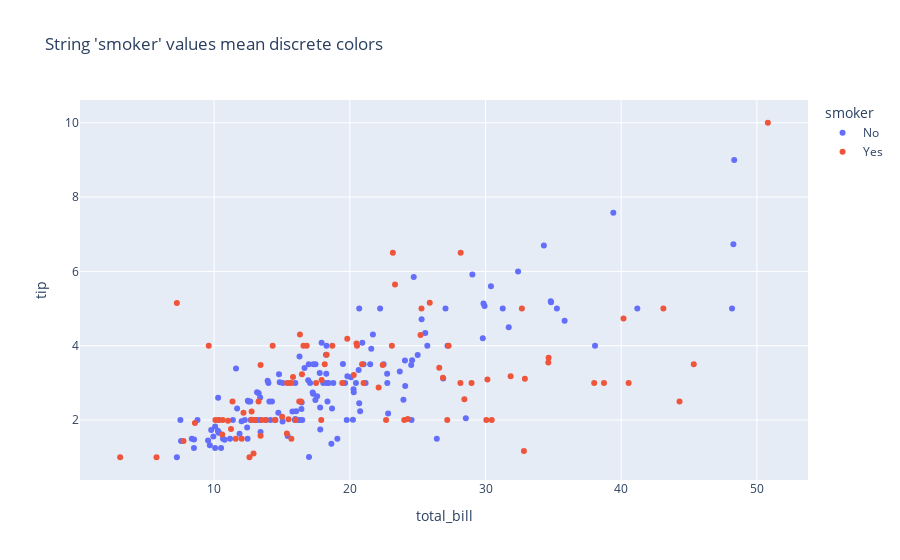

Here is the notebook cell this chart was saved with:
### Code cell
import plotly.express as px
df = px.data.tips()
fig = px.scatter(df, x="total_bill", y="tip", color="smoker",
                 title="String 'smoker' values mean discrete colors")

fig.show()

### Figure 1 — Plotly figure (JSON) as saved in the notebook; plotly's stock layout.template omitted (floating-point values rounded to 4 significant figures; data arrays with more than 128 entries replaced by an {"elided": "..."} marker saying what was removed)
{"data": [{"hovertemplate": "smoker=No<br>total_bill=%{x}<br>tip=%{y}<extra></extra>", "legendgroup": "No", "marker": {"color": "#636efa", "symbol": "circle"}, "mode": "markers", "name": "No", "orientation": "v", "showlegend": true, "type": "scatter", "x": {"elided": "151 float values"}, "xaxis": "x", "y": {"elided": "151 float values"}, "yaxis": "y"}, {"hovertemplate": "smoker=Yes<br>total_bill=%{x}<br>tip=%{y}<extra></extra>", "legendgroup": "Yes", "marker": {"color": "#EF553B", "symbol": "circle"}, "mode": "markers", "name": "Yes", "orientation": "v", "showlegend": true, "type": "scatter", "x": [38.01, 11.24, 20.29, 13.81, 11.02, 18.29, 3.07, 15.01, 26.86, 25.28, 17.92, 19.44, 32.68, 28.97, 5.75, 16.32, 40.17, 27.28, 12.03, 21.01, 11.35, 15.38, 44.3, 22.42, 15.36, 20.49, 25.21, 14.31, 16, 17.51, 10.59, 10.63, 50.81, 15.81, 7.25, 31.85, 16.82, 32.9, 17.89, 14.48, 9.6, 34.63, 34.65, 23.33, 45.35, 23.17, 40.55, 20.9, 30.46, 18.15, 23.1, 15.69, 19.81, 28.44, 15.48, 16.58, 10.34, 43.11, 13, 13.51, 18.71, 12.74, 13, 16.4, 20.53, 16.47, 26.59, 38.73, 24.27, 12.76, 30.06, 25.89, 13.27, 28.17, 12.9, 28.15, 11.59, 7.74, 30.14, 12.16, 13.42, 8.58, 13.42, 16.27, 10.09, 22.12, 24.01, 15.69, 15.53, 12.6, 32.83, 27.18, 22.67], "xaxis": "x", "y": [3, 1.76, 3.21, 2, 1.98, 3.76, 1, 2.09, 3.14, 5, 3.08, 3, 5, 3, 1, 4.3, 4.73, 4, 1.5, 3, 2.5, 3, 2.5, 3.48, 1.64, 4.06, 4.29, 4, 2, 3, 1.61, 2, 10, 3.16, 5.15, 3.18, 4, 3.11, 2, 2, 4, 3.55, 3.68, 5.65, 3.5, 6.5, 3, 3.5, 2, 3.5, 4, 1.5, 4.19, 2.56, 2.02, 4, 2, 5, 2, 2, 4, 2.01, 2, 2.5, 4, 3.23, 3.41, 3, 2.03, 2.23, 2, 5.16, 2.5, 6.5, 1.1, 3, 1.5, 1.44, 3.09, 2.2, 3.48, 1.92, 1.58, 2.5, 2, 2.88, 2, 3, 3, 1, 1.17, 2, 2], "yaxis": "y"}], "layout": {"legend": {"title": {"text": "smoker"}, "tracegroupgap": 0}, "title": {"text": "String 'smoker' values mean discrete colors"}, "xaxis": {"anchor": "y", "domain": [0, 1], "title": {"text": "total_bill"}}, "yaxis": {"anchor": "x", "domain": [0, 1], "title": {"text": "tip"}}}}
